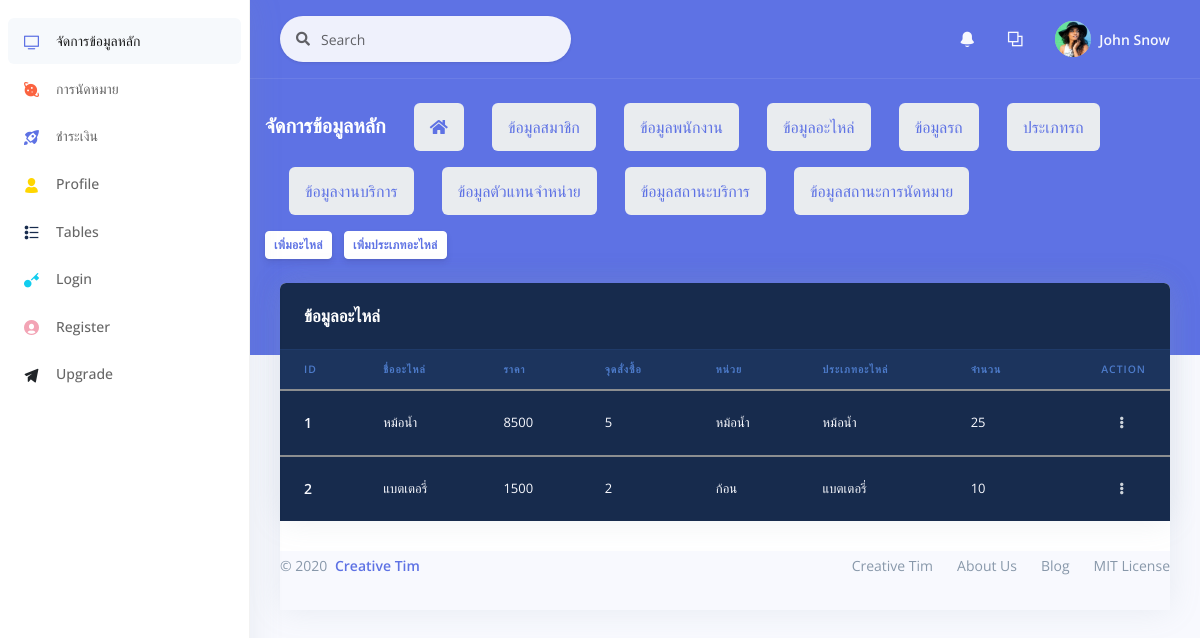
/backend/data_spare.php, run on the app's committed database.
### tables this page shows
CREATE TABLE `dataspare` (
  `sp_id` int(11) NOT NULL,
  `sp_name` varchar(50) NOT NULL,
  `sp_price` int(8) NOT NULL,
  `sp_point` int(3) NOT NULL,
  `sp_unit` varchar(11) NOT NULL,
  `sptype_id` int(11) NOT NULL,
  `sp_balance` int(11) NOT NULL
);

CREATE TABLE `spare_type` (
  `sptype_id` int(11) NOT NULL,
  `sptype_name` varchar(50) NOT NULL
);

### backend/data_spare.php (the view, shortened to what this page needs)
<?php
include "../conn.php";
$sql="SELECT * FROM dataspare
INNER JOIN spare_type ON dataspare.sptype_id = spare_type.sptype_id
ORDER BY sp_id ASC";
$result=mysqli_query($con,$sql);
?>
<!DOCTYPE html>
<html>
<head>
  <link rel="stylesheet" href="./assets/vendor/nucleo/css/nucleo.css" type="text/css">
  <link rel="stylesheet" href="./assets/vendor/@fortawesome/fontawesome-free/css/all.min.css" type="text/css">
  <link rel="stylesheet" href="./assets/css/argon.css?v=1.2.0" type="text/css">
</head>
<body>
<?php
    include "object/sidebar.php";
    include "object/_nev.php";
    include "object/listdata.php";
  ?>
            </div>
            <div class="text-right">
              <a href="Ac_regis_spare.php" class="btn btn-sm btn-neutral">เพิ่มอะไหล่</a>
              <a href="Ac_regis_sparetype.php" class="btn btn-sm btn-neutral">เพิ่มประเภทอะไหล่</a>
            </div>
          </div>
        </div>
      </div>
    </div>
    <div class="container-fluid mt--6">
      <div class="row">
        <div class="col">
          <div class="card">
      <div class="row">
        <div class="col">
          <div class="card bg-default shadow">
            <div class="card-header bg-transparent border-0">
              <h3 class="text-white mb-0">ข้อมูลอะไหล่</h3>
            </div>
            <div class="table-responsive">
              <table class="table align-items-center table-dark table-flush">
                <thead class="thead-dark">
                <tr>
                    <th scope="col" class="sort" data-sort="ID">ID</th>
                    <th scope="col" class="sort" data-sort="name">ชื่ออะไหล่</th>
                    <th scope="col" class="sort" data-sort="price">ราคา</th>
                    <th scope="col" class="sort" data-sort="point">จุดสั่งซื้อ</th>
                    <th scope="col" class="sort" data-sort="unit">หน่วย</th>
                    <th scope="col" class="sort" data-sort="sptype">ประเภทอะไหล่</th>
                    <th scope="col" class="sort" data-sort="balance">จำนวน</th>
                    <th scope="col"class="text-right">Action</th>
                  </tr>
                </thead>
                <tbody class="list">
                  <?php
                while($rs=mysqli_fetch_array($result)){
                  $sp_id = $rs['sp_id'];
                  $sp_name = $rs['sp_name'];
                  $sp_price = $rs['sp_price'];
                  $sp_point=$rs['sp_point'];
                  $sp_unit=$rs['sp_unit'];
                  $sp_balance=$rs['sp_balance'];
                  $sp_typename = $rs['sptype_name'];
                ?>
                <tbody class="list">
                  <tr>
                    <th scope="row">
                      <div class="media align-items-center">
                        <div class="media-body">
                          <span class="name mb-0 text-sm"><?php echo $sp_id?></span>
                        </div>
                      </div>
                    </th>
                    <td class="budget">
                    <?php echo $sp_name?>
                    </td>
                    <td class="budget">
                    <?php echo $sp_price?>
                    </td>
                    <td class="budget">
                    <?php echo $sp_point?>
                    </td>
                    <td class="budget">
                    <?php echo $sp_unit?>
                    </td>
                    <td class="budget">
                    <?php echo $sp_typename?>
                    </td>
                    <td class="budget">
                    <?php echo $sp_balance?>
                    </td>
                    <td class="text-right">
                      <div class="dropdown">
                        <a class="btn btn-sm btn-icon-only text-light" href="#" role="button" data-toggle="dropdown" aria-haspopup="true" aria-expanded="false">
                          <i class="fas fa-ellipsis-v"></i>
                        </a>
                      </div>
                    </td>
                  </tr>
                  <?php }
                  ?>
                </tbody>
              </table>
            </div>
          </div>
        </div>
      </div>
      <footer class="footer pt-0">
        <div class="row align-items-center justify-content-lg-between">
          <div class="col-lg-6">
            <div class="copyright text-center  text-lg-left  text-muted">
              &copy; 2020 <a href="https://www.creative-tim.com" class="font-weight-bold ml-1" target="_blank">Creative Tim</a>
            </div>
          </div>
          <div class="col-lg-6">
            <ul class="nav nav-footer justify-content-center justify-content-lg-end">
              <li class="nav-item">
                <a href="https://www.creative-tim.com" class="nav-link" target="_blank">Creative Tim</a>
              </li>
              <li class="nav-item">
                <a href="https://www.creative-tim.com/presentation" class="nav-link" target="_blank">About Us</a>
              </li>
              <li class="nav-item">
                <a href="http://blog.creative-tim.com" class="nav-link" target="_blank">Blog</a>
              </li>
              <li class="nav-item">
                <a href="https://github.com/creativetimofficial/argon-dashboard/blob/master/LICENSE.md" class="nav-link" target="_blank">MIT License</a>
              </li>
            </ul>
          </div>
        </div>
      </footer>
    </div>
  </div>
</body>
</html>

### backend/object/sidebar.php
<nav class="sidenav navbar navbar-vertical  fixed-left  navbar-expand-xs navbar-light bg-white" id="sidenav-main">
  <div class="scrollbar-inner">
    <div class="navbar-inner">
      <div class="collapse navbar-collapse" id="sidenav-collapse-main">
        <ul class="navbar-nav">
          <li class="nav-item">
            <a class="nav-link active" href="maindata.php">
              <i class="ni ni-tv-2 text-primary"></i>
              <span class="nav-link-text">จัดการข้อมูลหลัก</span>
            </a>
          </li>
          <li class="nav-item">
            <a class="nav-link" href="All_order.php">
              <i class="ni ni-planet text-orange"></i>
              <span class="nav-link-text">การนัดหมาย</span>
            </a>
          </li>
          <li class="nav-item">
            <a class="nav-link" href="payment.php">
              <i class="ni ni-spaceship text-primary"></i>
              <span class="nav-link-text">ชำระเงิน</span>
            </a>
          </li>
          <li class="nav-item">
            <a class="nav-link" href="profile.html">
              <i class="ni ni-single-02 text-yellow"></i>
              <span class="nav-link-text">Profile</span>
            </a>
          </li>
          <li class="nav-item">
            <a class="nav-link" href="tables.html">
              <i class="ni ni-bullet-list-67 text-default"></i>
              <span class="nav-link-text">Tables</span>
            </a>
          </li>
          <li class="nav-item">
            <a class="nav-link" href="login.html">
              <i class="ni ni-key-25 text-info"></i>
              <span class="nav-link-text">Login</span>
            </a>
          </li>
          <li class="nav-item">
            <a class="nav-link" href="register.html">
              <i class="ni ni-circle-08 text-pink"></i>
              <span class="nav-link-text">Register</span>
            </a>
          </li>
          <li class="nav-item">
            <a class="nav-link" href="upgrade.html">
              <i class="ni ni-send text-dark"></i>
              <span class="nav-link-text">Upgrade</span>
            </a>
          </li>
        </ul>
      </div>
    </div>
  </div>
</nav>

### backend/object/_nev.php (shortened to what this page needs)
<div class="main-content" id="panel">
  <nav class="navbar navbar-top navbar-expand navbar-dark bg-primary border-bottom">
    <div class="container-fluid">
      <div class="collapse navbar-collapse" id="navbarSupportedContent">
        <form class="navbar-search navbar-search-light form-inline mr-sm-3" id="navbar-search-main">
          <div class="form-group mb-0">
            <div class="input-group input-group-alternative input-group-merge">
              <div class="input-group-prepend">
                <span class="input-group-text"><i class="fas fa-search"></i></span>
              </div>
              <input class="form-control" placeholder="Search" type="text">
            </div>
          </div>
        </form>
        <ul class="navbar-nav align-items-center  ml-md-auto ">
          <li class="nav-item dropdown">
            <a class="nav-link" href="#" role="button" data-toggle="dropdown" aria-haspopup="true" aria-expanded="false">
              <i class="ni ni-bell-55"></i>
            </a>
          </li>
          <li class="nav-item dropdown">
            <a class="nav-link" href="#" role="button" data-toggle="dropdown" aria-haspopup="true" aria-expanded="false">
              <i class="ni ni-ungroup"></i>
            </a>
          </li>
        </ul>
        <ul class="navbar-nav align-items-center  ml-auto ml-md-0 ">
          <li class="nav-item dropdown">
            <a class="nav-link pr-0" href="#" role="button" data-toggle="dropdown" aria-haspopup="true" aria-expanded="false">
              <div class="media align-items-center">
                <span class="avatar avatar-sm rounded-circle">
                  <img alt="Image placeholder" src="../assets/img/theme/team-4.jpg">
                </span>
                <div class="media-body  ml-2  d-none d-lg-block">
                  <span class="mb-0 text-sm  font-weight-bold">John Snow</span>
                </div>
              </div>
            </a>
          </li>
        </ul>
      </div>
    </div>
  </nav>

### backend/object/listdata.php
<div class="header bg-primary pb-6">
  <div class="container-fluid">
    <div class="header-body">
      <div class="row align-items-center py-4">
        <div class="">
          <h6 class="h2 text-white d-inline-block mb-0">จัดการข้อมูลหลัก</h6>
            <nav aria-label="breadcrumb" class="d-none d-md-inline-block ml-md-4">
            <ol class="breadcrumb breadcrumb-links breadcrumb-dark">
              <li class="breadcrumb-item"><a href="maindata.php"><i class="fas fa-home"></i></a></li>
            </ol>
          </nav>
          <nav aria-label="breadcrumb" class="d-none d-md-inline-block ml-md-4">
            <ol class="breadcrumb breadcrumb-links breadcrumb-dark">
              <li class="breadcrumb-item"><a href="data_cos.php">ข้อมูลสมาชิก</a></li>
            </ol>
          </nav>
          <nav aria-label="breadcrumb" class="d-none d-md-inline-block ml-md-4">
            <ol class="breadcrumb breadcrumb-links breadcrumb-dark">
              <li class="breadcrumb-item"><a href="data_emp.php">ข้อมูลพนักงาน</a></li>
            </ol>
          </nav>
          <nav aria-label="breadcrumb" class="d-none d-md-inline-block ml-md-4">
            <ol class="breadcrumb breadcrumb-links breadcrumb-dark">
              <li class="breadcrumb-item"><a href="data_spare.php">ข้อมูลอะไหล่</a></li>
            </ol>
          </nav>
          <nav aria-label="breadcrumb" class="d-none d-md-inline-block ml-md-4">
            <ol class="breadcrumb breadcrumb-links breadcrumb-dark">
              <li class="breadcrumb-item"><a href="data_car.php">ข้อมูลรถ</a></li>
            </ol>
          </nav>
          <nav aria-label="breadcrumb" class="d-none d-md-inline-block ml-md-4">
            <ol class="breadcrumb breadcrumb-links breadcrumb-dark">
              <li class="breadcrumb-item"><a href="data_typecar.php">ประเภทรถ</a></li>
            </ol>
          </nav>
          <nav aria-label="breadcrumb" class="d-none d-md-inline-block ml-md-4">
            <ol class="breadcrumb breadcrumb-links breadcrumb-dark">
              <li class="breadcrumb-item"><a href="data_services.php">ข้อมูลงานบริการ</a></li>
            </ol>
          </nav>
          <nav aria-label="breadcrumb" class="d-none d-md-inline-block ml-md-4">
            <ol class="breadcrumb breadcrumb-links breadcrumb-dark">
              <li class="breadcrumb-item"><a href="data_supply.php">ข้อมูลตัวแทนจำหน่าย</a></li>
            </ol>
          </nav>
          <nav aria-label="breadcrumb" class="d-none d-md-inline-block ml-md-4">
            <ol class="breadcrumb breadcrumb-links breadcrumb-dark">
              <li class="breadcrumb-item"><a href="data_status.php">ข้อมูลสถานะบริการ</a></li>
            </ol>
          </nav>
          <nav aria-label="breadcrumb" class="d-none d-md-inline-block ml-md-4">
            <ol class="breadcrumb breadcrumb-links breadcrumb-dark">
              <li class="breadcrumb-item"><a href="data_appoint.php">ข้อมูลสถานะการนัดหมาย</a></li>
            </ol>
          </nav>

### data on the page
dataspare: sp_id "1", sp_name "หม้อน้ำ", sp_price "8500", sp_point "5", sp_unit "หม้อน้ำ", sptype.sptype_name "หม้อน้ำ", sp_balance "25"
dataspare: sp_id "2", sp_name "แบตเตอรี่", sp_price "1500", sp_point "2", sp_unit "ก้อน", sptype.sptype_name "แบตเตอรี่", sp_balance "10"
